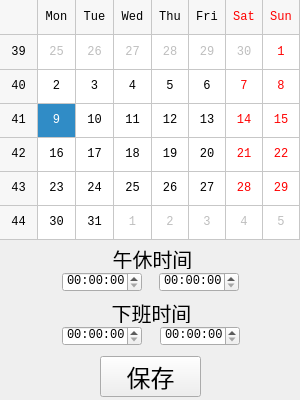
<?xml version="1.0" encoding="UTF-8"?>
<ui version="4.0">
 <class>EditWorkTime</class>
 <widget class="QWidget" name="EditWorkTime">
  <property name="windowModality">
   <enum>Qt::ApplicationModal</enum>
  </property>
  <property name="geometry">
   <rect>
    <x>0</x>
    <y>0</y>
    <width>300</width>
    <height>400</height>
   </rect>
  </property>
  <property name="font">
   <font>
    <family>Consolas</family>
   </font>
  </property>
  <property name="windowTitle">
   <string>编辑作息时间</string>
  </property>
  <widget class="QCalendarWidget" name="calendar">
   <property name="geometry">
    <rect>
     <x>0</x>
     <y>0</y>
     <width>300</width>
     <height>240</height>
    </rect>
   </property>
   <property name="selectedDate">
    <date>
     <year>2000</year>
     <month>10</month>
     <day>9</day>
    </date>
   </property>
   <property name="gridVisible">
    <bool>true</bool>
   </property>
   <property name="selectionMode">
    <enum>QCalendarWidget::SingleSelection</enum>
   </property>
   <property name="navigationBarVisible">
    <bool>false</bool>
   </property>
   <property name="dateEditEnabled">
    <bool>true</bool>
   </property>
  </widget>
  <widget class="QLabel" name="label">
   <property name="geometry">
    <rect>
     <x>112</x>
     <y>248</y>
     <width>81</width>
     <height>21</height>
    </rect>
   </property>
   <property name="font">
    <font>
     <family>Consolas</family>
     <pointsize>15</pointsize>
    </font>
   </property>
   <property name="text">
    <string>午休时间</string>
   </property>
   <property name="alignment">
    <set>Qt::AlignCenter</set>
   </property>
  </widget>
  <widget class="QTimeEdit" name="timeEditIn">
   <property name="geometry">
    <rect>
     <x>62</x>
     <y>326</y>
     <width>80</width>
     <height>20</height>
    </rect>
   </property>
   <property name="layoutDirection">
    <enum>Qt::LeftToRight</enum>
   </property>
   <property name="alignment">
    <set>Qt::AlignBottom|Qt::AlignHCenter</set>
   </property>
  </widget>
  <widget class="QLabel" name="label_2">
   <property name="geometry">
    <rect>
     <x>111</x>
     <y>302</y>
     <width>81</width>
     <height>21</height>
    </rect>
   </property>
   <property name="font">
    <font>
     <family>Consolas</family>
     <pointsize>15</pointsize>
    </font>
   </property>
   <property name="text">
    <string>下班时间</string>
   </property>
   <property name="alignment">
    <set>Qt::AlignCenter</set>
   </property>
  </widget>
  <widget class="QTimeEdit" name="timeEditOut">
   <property name="geometry">
    <rect>
     <x>160</x>
     <y>326</y>
     <width>80</width>
     <height>20</height>
    </rect>
   </property>
   <property name="layoutDirection">
    <enum>Qt::LeftToRight</enum>
   </property>
   <property name="alignment">
    <set>Qt::AlignBottom|Qt::AlignHCenter</set>
   </property>
  </widget>
  <widget class="QPushButton" name="saveButton">
   <property name="geometry">
    <rect>
     <x>100</x>
     <y>356</y>
     <width>101</width>
     <height>41</height>
    </rect>
   </property>
   <property name="font">
    <font>
     <family>Consolas</family>
     <pointsize>18</pointsize>
    </font>
   </property>
   <property name="text">
    <string>保存</string>
   </property>
  </widget>
  <widget class="QTimeEdit" name="lunchBreakEditIn">
   <property name="geometry">
    <rect>
     <x>62</x>
     <y>272</y>
     <width>80</width>
     <height>20</height>
    </rect>
   </property>
   <property name="layoutDirection">
    <enum>Qt::LeftToRight</enum>
   </property>
   <property name="alignment">
    <set>Qt::AlignBottom|Qt::AlignHCenter</set>
   </property>
  </widget>
  <widget class="QTimeEdit" name="lunchBreakEditOut">
   <property name="geometry">
    <rect>
     <x>159</x>
     <y>272</y>
     <width>80</width>
     <height>20</height>
    </rect>
   </property>
   <property name="layoutDirection">
    <enum>Qt::LeftToRight</enum>
   </property>
   <property name="alignment">
    <set>Qt::AlignBottom|Qt::AlignHCenter</set>
   </property>
  </widget>
 </widget>
 <resources/>
 <connections/>
</ui>
